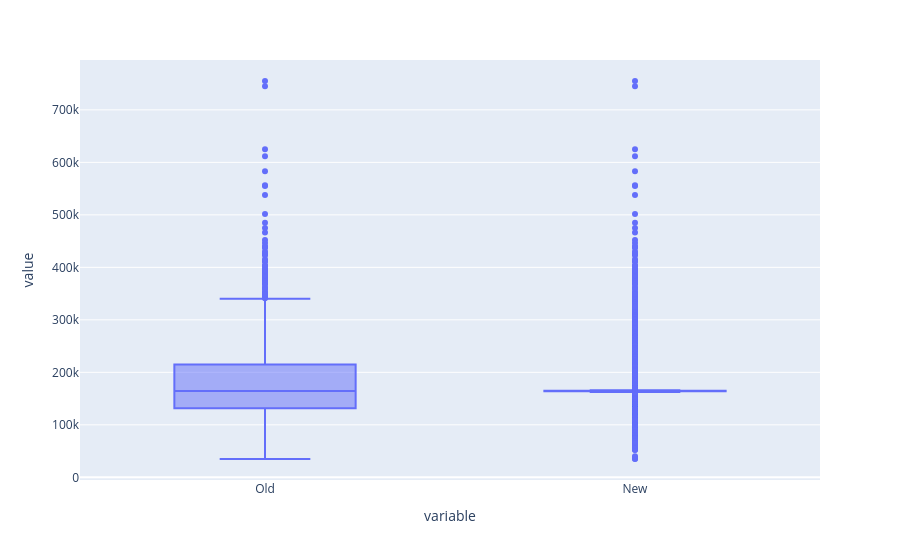

Notebook source saved alongside this figure:
### Code cell
# и заодно интерактивный

fig = px.box(d, y=['Old', 'New'])
fig.show()

### Figure 1 — Plotly figure (JSON) as saved in the notebook; plotly's stock layout.template omitted (floating-point values rounded to 4 significant figures; data arrays with more than 128 entries replaced by an {"elided": "..."} marker saying what was removed)
{"data": [{"alignmentgroup": "True", "hovertemplate": "variable=%{x}<br>value=%{y}<extra></extra>", "legendgroup": "", "marker": {"color": "#636efa"}, "name": "", "notched": false, "offsetgroup": "", "orientation": "v", "showlegend": false, "type": "box", "x": {"elided": "5600 str values"}, "x0": " ", "xaxis": "x", "y": {"elided": "5600 float values"}, "y0": " ", "yaxis": "y"}], "layout": {"boxmode": "group", "legend": {"tracegroupgap": 0}, "margin": {"t": 60}, "xaxis": {"anchor": "y", "domain": [0, 1], "title": {"text": "variable"}}, "yaxis": {"anchor": "x", "domain": [0, 1], "title": {"text": "value"}}}}
